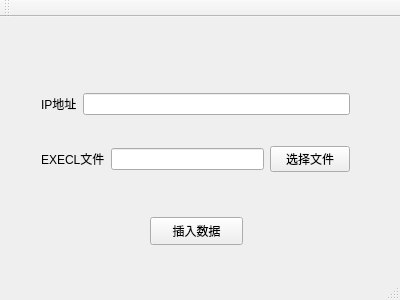
<?xml version="1.0" encoding="UTF-8"?>
<ui version="4.0">
 <class>MainWindow</class>
 <widget class="QMainWindow" name="MainWindow">
  <property name="geometry">
   <rect>
    <x>0</x>
    <y>0</y>
    <width>400</width>
    <height>300</height>
   </rect>
  </property>
  <property name="windowTitle">
   <string>MainWindow</string>
  </property>
  <property name="styleSheet">
   <string notr="true">font: 9pt &quot;仿宋&quot;;</string>
  </property>
  <widget class="QWidget" name="centralWidget">
   <widget class="QWidget" name="verticalLayoutWidget">
    <property name="geometry">
     <rect>
      <x>30</x>
      <y>40</y>
      <width>331</width>
      <height>151</height>
     </rect>
    </property>
    <layout class="QVBoxLayout" name="verticalLayout">
     <item>
      <layout class="QHBoxLayout" name="horizontalLayout">
       <item>
        <widget class="QLabel" name="label_2">
         <property name="text">
          <string>IP地址</string>
         </property>
        </widget>
       </item>
       <item>
        <widget class="QLineEdit" name="LineEdit_IP"/>
       </item>
      </layout>
     </item>
     <item>
      <layout class="QHBoxLayout" name="horizontalLayout_2">
       <item>
        <widget class="QLabel" name="label">
         <property name="text">
          <string>EXECL文件</string>
         </property>
        </widget>
       </item>
       <item>
        <widget class="QLineEdit" name="LineEdit_FilePos"/>
       </item>
       <item>
        <widget class="QPushButton" name="PushButton_ChooseFile">
         <property name="text">
          <string>选择文件</string>
         </property>
        </widget>
       </item>
      </layout>
     </item>
    </layout>
   </widget>
   <widget class="QPushButton" name="pushButton_InsertData">
    <property name="geometry">
     <rect>
      <x>150</x>
      <y>200</y>
      <width>93</width>
      <height>28</height>
     </rect>
    </property>
    <property name="text">
     <string>插入数据</string>
    </property>
   </widget>
  </widget>
  <widget class="QMenuBar" name="menuBar">
   <property name="geometry">
    <rect>
     <x>0</x>
     <y>0</y>
     <width>400</width>
     <height>21</height>
    </rect>
   </property>
  </widget>
  <widget class="QToolBar" name="mainToolBar">
   <attribute name="toolBarArea">
    <enum>TopToolBarArea</enum>
   </attribute>
   <attribute name="toolBarBreak">
    <bool>false</bool>
   </attribute>
  </widget>
  <widget class="QStatusBar" name="StatusBar"/>
 </widget>
 <layoutdefault spacing="6" margin="11"/>
 <resources/>
 <connections/>
</ui>
